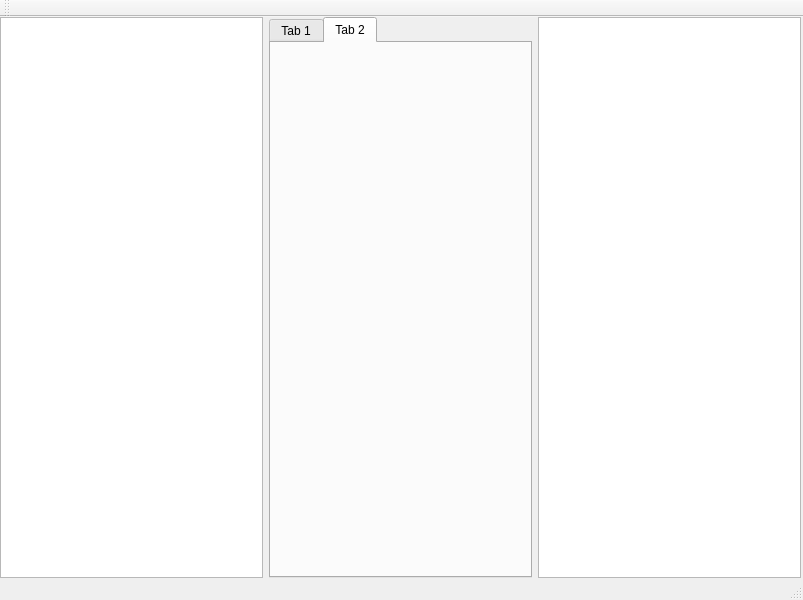
<?xml version="1.0" encoding="UTF-8"?>
<ui version="4.0">
 <class>MainWindow</class>
 <widget class="QMainWindow" name="MainWindow">
  <property name="geometry">
   <rect>
    <x>0</x>
    <y>0</y>
    <width>803</width>
    <height>600</height>
   </rect>
  </property>
  <property name="windowTitle">
   <string>MainWindow</string>
  </property>
  <widget class="QWidget" name="centralwidget">
   <widget class="QWidget" name="horizontalLayoutWidget">
    <property name="geometry">
     <rect>
      <x>0</x>
      <y>0</y>
      <width>801</width>
      <height>561</height>
     </rect>
    </property>
    <layout class="QHBoxLayout" name="horizontalLayout">
     <item>
      <widget class="QTreeView" name="treeView"/>
     </item>
     <item>
      <widget class="QTabWidget" name="tabWidget">
       <property name="currentIndex">
        <number>1</number>
       </property>
       <widget class="QWidget" name="tab">
        <attribute name="title">
         <string>Tab 1</string>
        </attribute>
       </widget>
       <widget class="QWidget" name="tab_2">
        <attribute name="title">
         <string>Tab 2</string>
        </attribute>
       </widget>
      </widget>
     </item>
     <item>
      <widget class="QTreeView" name="treeView_2">
       <property name="enabled">
        <bool>true</bool>
       </property>
      </widget>
     </item>
    </layout>
   </widget>
  </widget>
  <widget class="QMenuBar" name="menubar">
   <property name="geometry">
    <rect>
     <x>0</x>
     <y>0</y>
     <width>803</width>
     <height>20</height>
    </rect>
   </property>
  </widget>
  <widget class="QStatusBar" name="statusbar"/>
  <widget class="QToolBar" name="toolBar">
   <property name="enabled">
    <bool>true</bool>
   </property>
   <property name="windowTitle">
    <string>toolBar</string>
   </property>
   <attribute name="toolBarArea">
    <enum>TopToolBarArea</enum>
   </attribute>
   <attribute name="toolBarBreak">
    <bool>false</bool>
   </attribute>
  </widget>
 </widget>
 <resources/>
 <connections/>
</ui>
